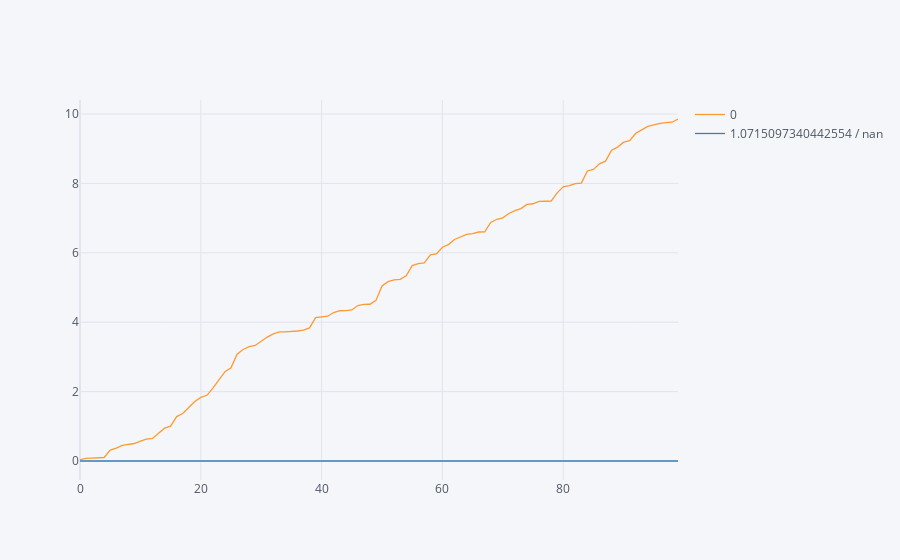

Notebook code cell kept with this figure:
### Code cell
brownian=pd.Series(np.random.exponential(size=100,scale=.1))
drawdown_=pd.Series(name=str(sharpe(brownian))+' / '+str(sortino(brownian)),data=[drawdown(brownian)]*100)
pd.concat([brownian.cumsum(),drawdown_],axis=1).iplot()

### Figure 1 — Plotly figure (JSON) as saved in the notebook; plotly's stock layout.template omitted (floating-point values rounded to 4 significant figures)
{"data": [{"line": {"color": "rgba(255, 153, 51, 1.0)", "dash": "solid", "shape": "linear", "width": 1.3}, "mode": "lines", "name": "0", "text": "", "type": "scatter", "x": [0, 1, 2, 3, 4, 5, 6, 7, 8, 9, 10, 11, 12, 13, 14, 15, 16, 17, 18, 19, 20, 21, 22, 23, 24, 25, 26, 27, 28, 29, 30, 31, 32, 33, 34, 35, 36, 37, 38, 39, 40, 41, 42, 43, 44, 45, 46, 47, 48, 49, 50, 51, 52, 53, 54, 55, 56, 57, 58, 59, 60, 61, 62, 63, 64, 65, 66, 67, 68, 69, 70, 71, 72, 73, 74, 75, 76, 77, 78, 79, 80, 81, 82, 83, 84, 85, 86, 87, 88, 89, 90, 91, 92, 93, 94, 95, 96, 97, 98, 99], "y": [0.04077, 0.07329, 0.08218, 0.09772, 0.1008, 0.3147, 0.3696, 0.4492, 0.4846, 0.5042, 0.5752, 0.6281, 0.6521, 0.7936, 0.9472, 1.004, 1.28, 1.368, 1.552, 1.717, 1.833, 1.894, 2.099, 2.322, 2.574, 2.685, 3.079, 3.213, 3.293, 3.33, 3.458, 3.572, 3.665, 3.719, 3.722, 3.728, 3.747, 3.773, 3.836, 4.134, 4.156, 4.172, 4.279, 4.331, 4.333, 4.353, 4.48, 4.517, 4.518, 4.629, 5.044, 5.169, 5.221, 5.236, 5.34, 5.632, 5.689, 5.711, 5.944, 5.967, 6.161, 6.237, 6.385, 6.46, 6.529, 6.556, 6.6, 6.602, 6.875, 6.967, 7.007, 7.134, 7.217, 7.275, 7.396, 7.414, 7.48, 7.486, 7.488, 7.728, 7.9, 7.935, 7.994, 8.009, 8.359, 8.403, 8.564, 8.643, 8.958, 9.047, 9.19, 9.231, 9.445, 9.543, 9.644, 9.687, 9.731, 9.751, 9.765, 9.857]}, {"line": {"color": "rgba(55, 128, 191, 1.0)", "dash": "solid", "shape": "linear", "width": 1.3}, "mode": "lines", "name": "1.0715097340442554 / nan", "text": "", "type": "scatter", "x": [0, 1, 2, 3, 4, 5, 6, 7, 8, 9, 10, 11, 12, 13, 14, 15, 16, 17, 18, 19, 20, 21, 22, 23, 24, 25, 26, 27, 28, 29, 30, 31, 32, 33, 34, 35, 36, 37, 38, 39, 40, 41, 42, 43, 44, 45, 46, 47, 48, 49, 50, 51, 52, 53, 54, 55, 56, 57, 58, 59, 60, 61, 62, 63, 64, 65, 66, 67, 68, 69, 70, 71, 72, 73, 74, 75, 76, 77, 78, 79, 80, 81, 82, 83, 84, 85, 86, 87, 88, 89, 90, 91, 92, 93, 94, 95, 96, 97, 98, 99], "y": [0, 0, 0, 0, 0, 0, 0, 0, 0, 0, 0, 0, 0, 0, 0, 0, 0, 0, 0, 0, 0, 0, 0, 0, 0, 0, 0, 0, 0, 0, 0, 0, 0, 0, 0, 0, 0, 0, 0, 0, 0, 0, 0, 0, 0, 0, 0, 0, 0, 0, 0, 0, 0, 0, 0, 0, 0, 0, 0, 0, 0, 0, 0, 0, 0, 0, 0, 0, 0, 0, 0, 0, 0, 0, 0, 0, 0, 0, 0, 0, 0, 0, 0, 0, 0, 0, 0, 0, 0, 0, 0, 0, 0, 0, 0, 0, 0, 0, 0, 0]}], "layout": {"legend": {"bgcolor": "#F5F6F9", "font": {"color": "#4D5663"}}, "paper_bgcolor": "#F5F6F9", "plot_bgcolor": "#F5F6F9", "title": {"font": {"color": "#4D5663"}}, "xaxis": {"gridcolor": "#E1E5ED", "showgrid": true, "tickfont": {"color": "#4D5663"}, "title": {"font": {"color": "#4D5663"}, "text": ""}, "zerolinecolor": "#E1E5ED"}, "yaxis": {"gridcolor": "#E1E5ED", "showgrid": true, "tickfont": {"color": "#4D5663"}, "title": {"font": {"color": "#4D5663"}, "text": ""}, "zerolinecolor": "#E1E5ED"}}}
